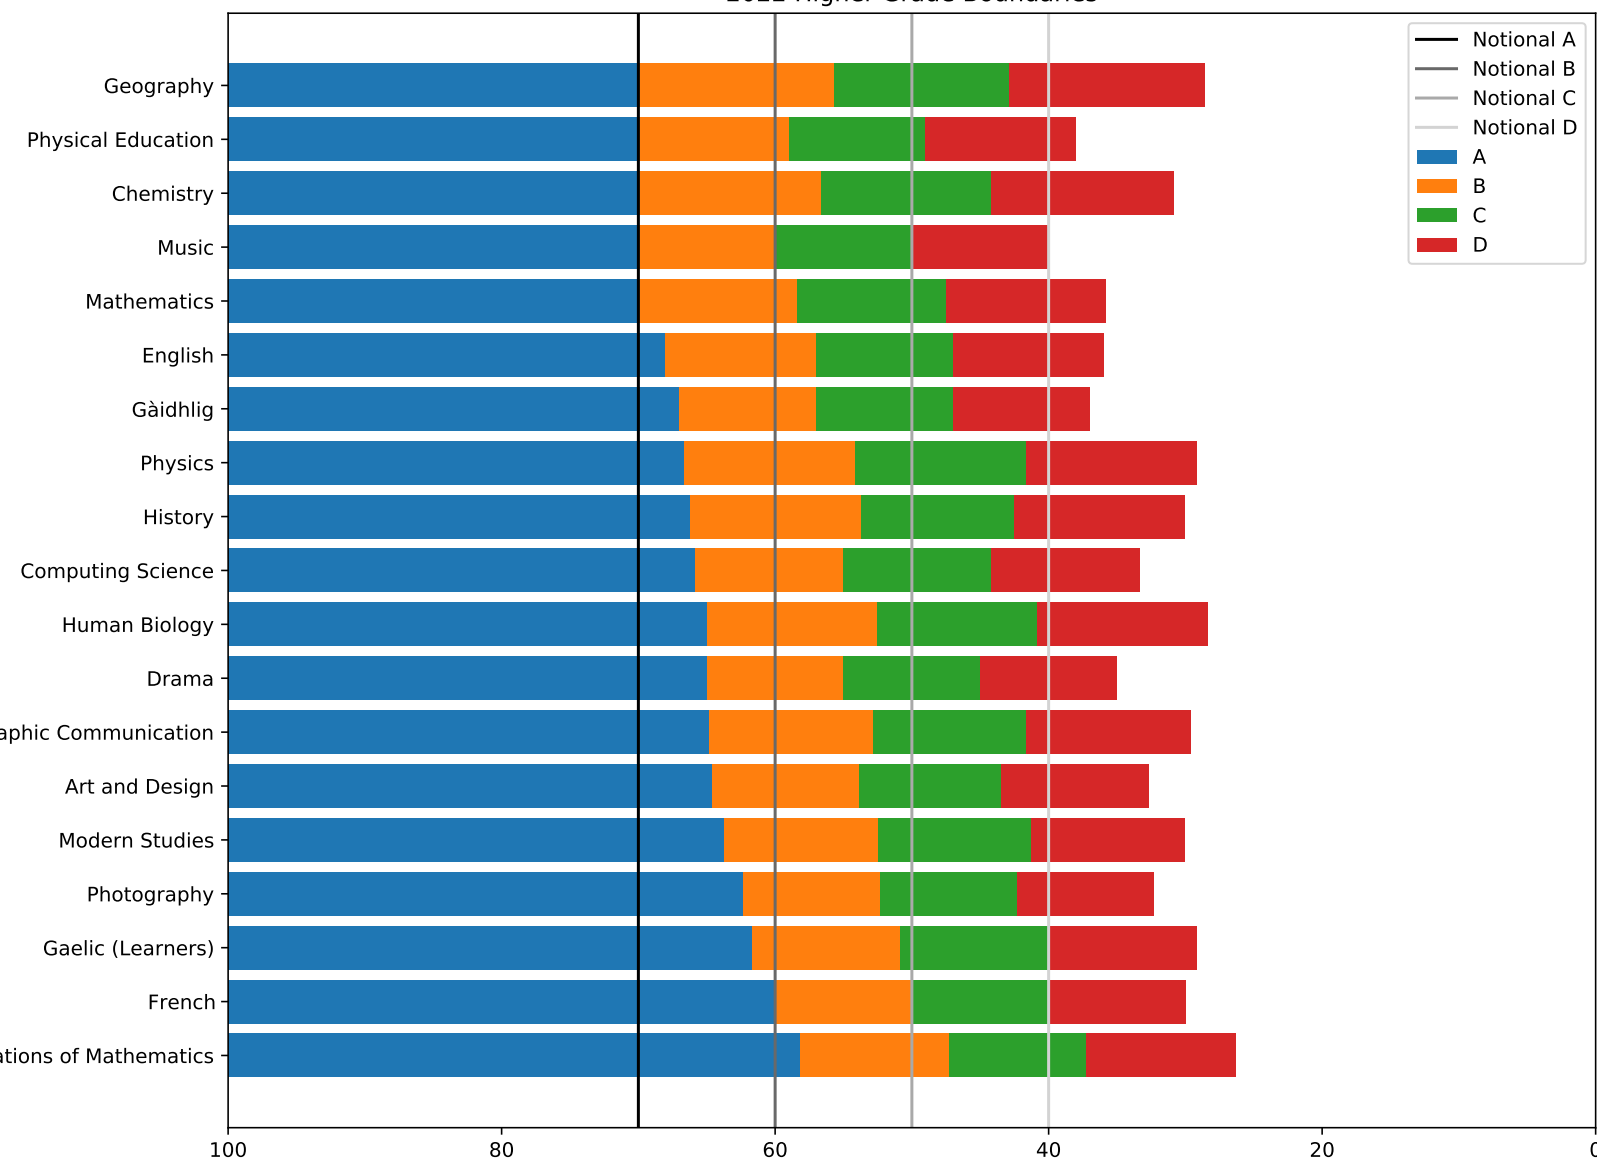

Write the Python code that produced this figure.
import numpy
import pandas as pd
from matplotlib.backends.backend_pdf import PdfPages
import matplotlib.pyplot as plt
# matplotlib.style.use('ggplot')
from dataimport import DataStore


def createYearGradeBoundaryPlot(data,subplot,title):
    subplot.set_xlim(0,100)
    subplot.invert_xaxis()
    labels = data.index
    labels = list(labels)
    # labels = ['\n'.join(wrap(l,15)) for l in labels]
    a = data["A"]
    b = data["B"]
    c = data["C"]
    d = data["D"]

    tol = numpy.ones(d.shape)*100
    
    subplot.barh(labels,tol-a,left=a, label="A")
    subplot.barh(labels,a-b,left=b, label="B")
    subplot.barh(labels,b-c,left=c, label="C")
    subplot.barh(labels,c-d,left=d, label="D")

    
    subplot.axvline(x = 70, color = 'black', label = 'Notional A')
    subplot.axvline(x = 60, color = 'dimgrey', label = 'Notional B')
    subplot.axvline(x = 50, color = 'darkgrey', label = 'Notional C')
    subplot.axvline(x = 40, color = 'lightgrey', label = 'Notional D')
    subplot.set_title(title)

    subplot.legend()

def createGradeBoundariesYearLevel(data,year,level,ax):
    #find the school subjects for that year and level
    subjects = data.readSchoolSubjects(year,level)
    #find the grade boundaries for that combination
    grade_bound = data.readGradeBoundaries(year,level,subjects)
    grade_bound.sort_values(by=["A"], inplace=True)
        
    title = str(year)
    if level==75:
        title += " N5 "
    else:
        title += " Higher "
    title += "Grade Boundaries"
    #plot the data
    createYearGradeBoundaryPlot(grade_bound,ax,title)

data_import = DataStore()
year = 2023
pdf = PdfPages(str(year)+" Grade Boundaries.pdf")
fig, ax = plt.subplots(constrained_layout=True,figsize=(11.69,8.27))
createGradeBoundariesYearLevel(data_import,year,75,ax)
pdf.savefig() 
fig, ax = plt.subplots(constrained_layout=True,figsize=(11.69,8.27))
createGradeBoundariesYearLevel(data_import,year,76,ax)
pdf.savefig() 

pdf.close()
